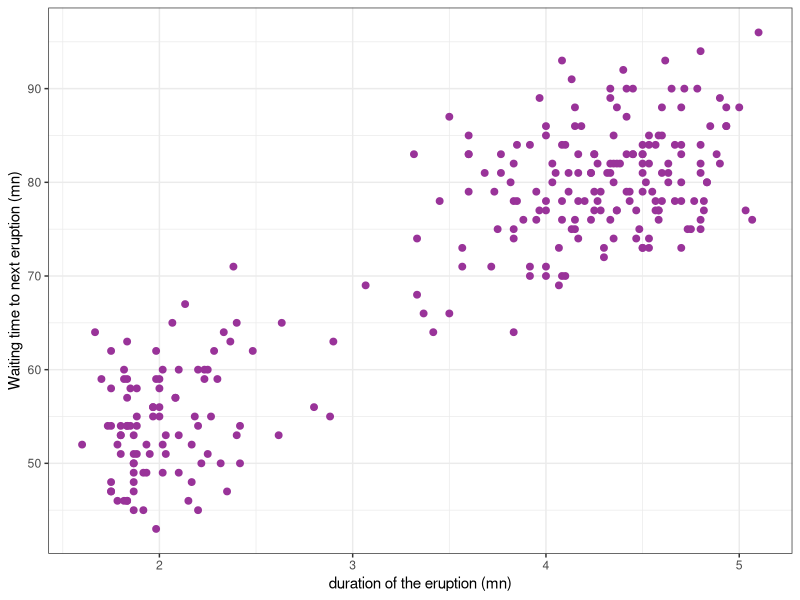
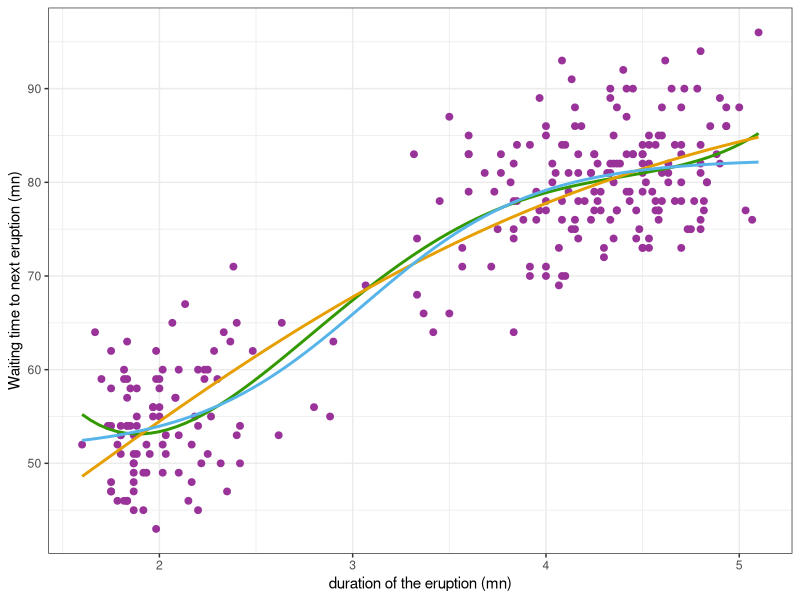
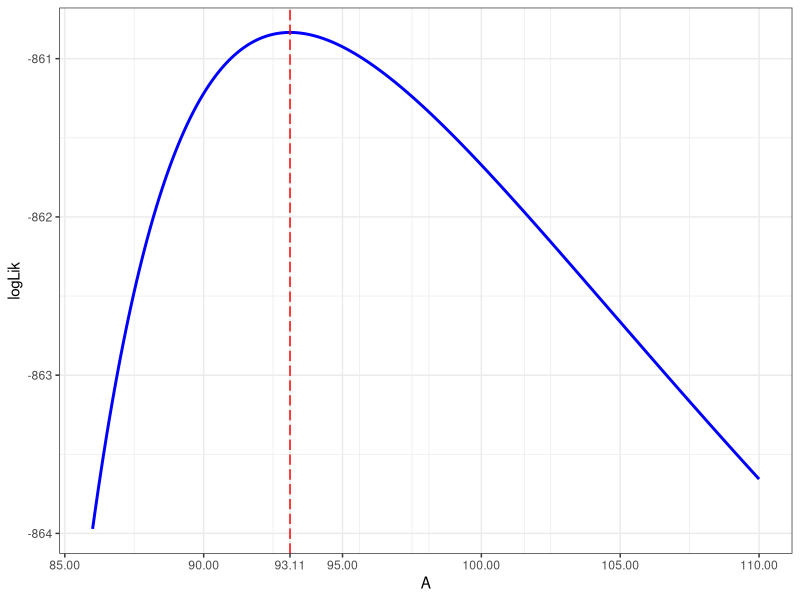
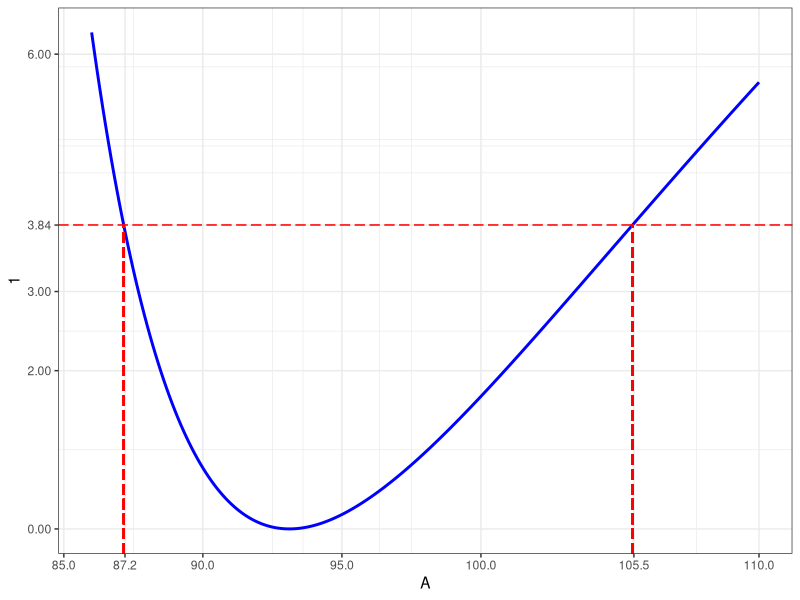
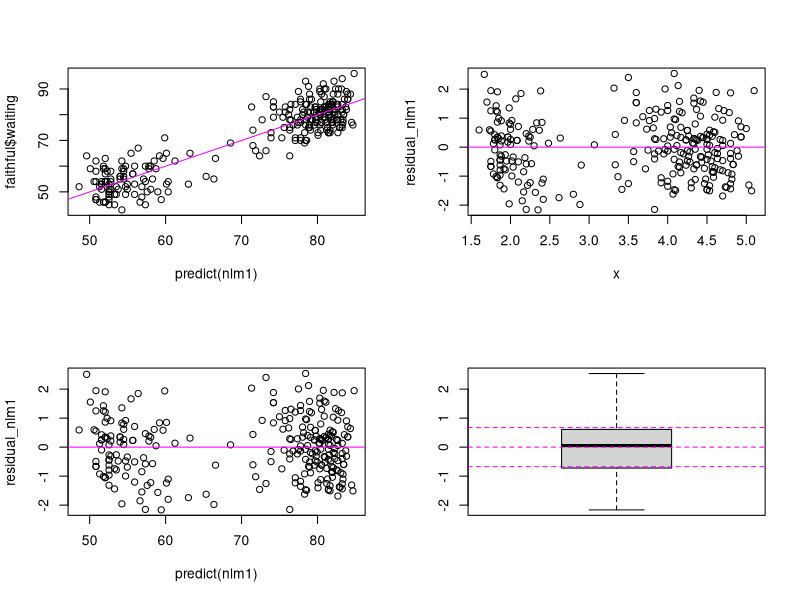
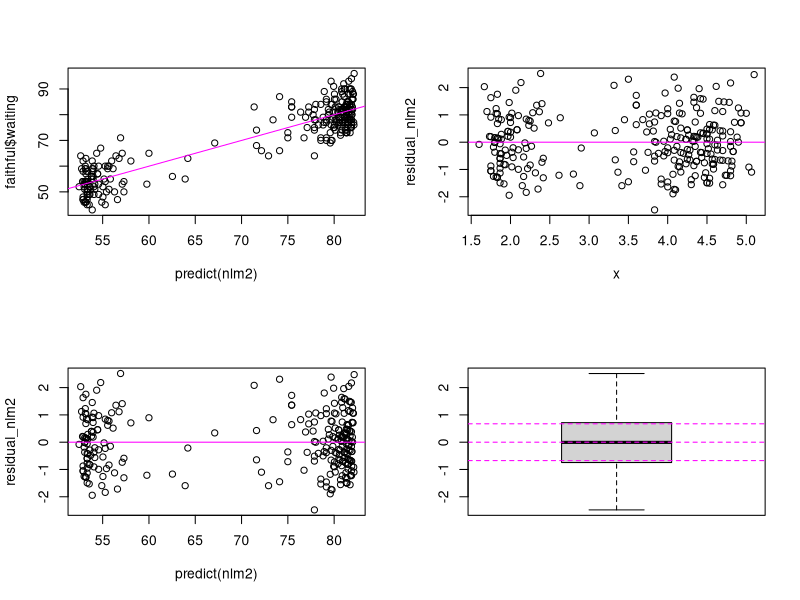
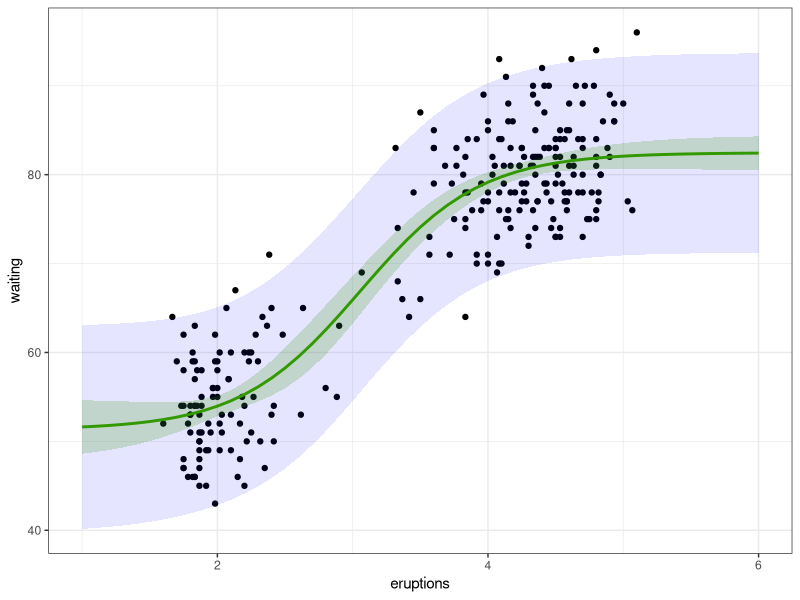
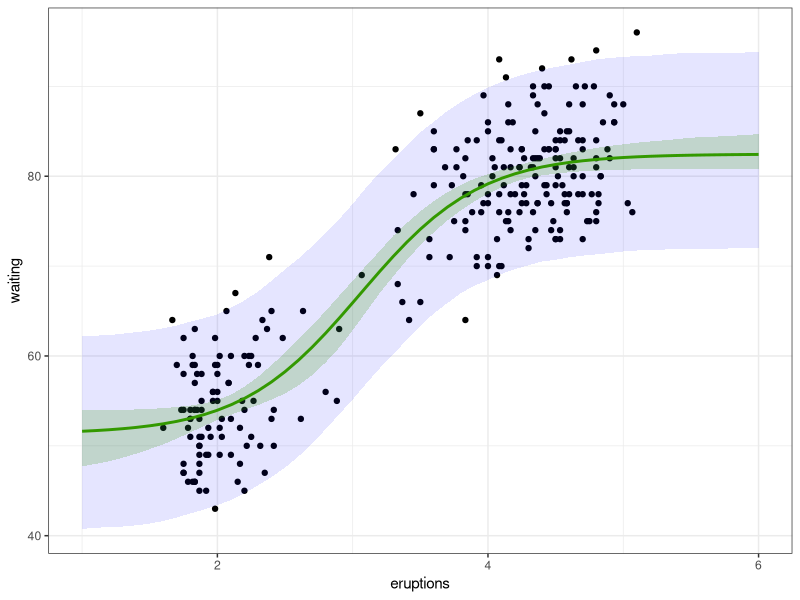

Reproduce these figures in R, in order.
## ---- chunk 1
library(tidyverse)
library(parallel)
theme_set(theme_bw())
## ---- chunk 2
#| code-fold: true
faithful_plot <- 
  faithful %>% 
  ggplot() + aes(x = eruptions, y = waiting) + 
  geom_point(size=2, colour="#993399") +
  ylab("Waiting time to next eruption (mn)") + xlab("duration of the eruption (mn)")
faithful_plot
## ---- chunk 3
poly4 <- lm(waiting ~poly(eruptions, 4), data = faithful)
## ---- chunk 4
#| code-fold: true
faithful_plot <- 
  faithful_plot + 
  geom_smooth(method = "lm", formula = y ~ poly(x, 4), se = FALSE, colour="#339900")
## ---- chunk 5
nlm1 <- nls(waiting ~  A / ( 1 + exp(- gamma * (eruptions -tau))), faithful, start = c(A=70, gamma=2, tau=1))
summary(nlm1)
## ---- chunk 6
nlm2 <- nls(waiting ~ (A-S) / ( 1 + exp(-gamma * (eruptions - tau)) ) + S, faithful, start = c(A=90, gamma=2, tau=2, S=50))
summary(nlm2)
## ---- chunk 7
faithful_plot <- faithful_plot + 
  geom_smooth(
    method  = "nls",  se = FALSE, color = "#E69F00",
    formula = y ~ A / ( 1 + exp(- gamma * (x-tau))), 
    method.args = list(start = c(A=70, gamma=2, tau=1))) +
  geom_smooth(
    method  = "nls",  se = FALSE, color = "#56B4E9", 
    formula = y ~ (A-S) / ( 1 + exp(-gamma * (x-tau)) ) + S, 
    method.args = list(start=c(A=90, gamma=2, tau=2, S=50))) 
faithful_plot
## ---- chunk 8
f_1  <- function(beta, x) {
  A <- beta[1]; gamma <- beta[2]; tau <- beta[3]
  A / ( 1 + exp(- gamma * (x-tau)))
}
## ---- chunk 9
rss_1 <- function(beta, x, y) sum( (y - f_1(beta, x) )^2 ) 
## ---- chunk 10
optim_nlm1 <- nlm(rss_1, c(A = 90, gamma = 2, tau = 2), faithful$eruptions, faithful$waiting)
beta_hat <- setNames(optim_nlm1$estimate, names(coef(nlm1)))
beta_hat
## ---- chunk 11
n  <- nrow(faithful)
p  <- length(beta_hat)
df <- (n - p)
sigma_hat <- sqrt(rss_1(beta_hat, faithful$eruptions, faithful$waiting)/df)
sigma_hat
## ---- chunk 12
sigma_hat_ML <- sqrt(rss_1(beta_hat, faithful$eruptions, faithful$waiting) / n)
sigma_hat_ML
## ---- chunk 13
vcov(nlm1)
## ---- chunk 14
sqrt(diag(vcov(nlm1)))
## ---- chunk 15
hx <- deriv(
  expr    = y ~ A / ( 1 + exp(- gamma * (x - tau))), 
  namevec = c("A", "gamma", "tau"), 
  function.arg = function(A, gamma, tau, x) { }
) 
fr <- hx(beta_hat[1], beta_hat[2], beta_hat[3], faithful$eruptions)
G  <- attr(fr, "gradient")
z  <- faithful$waiting - f_1(beta_hat, faithful$eruptions) + G %*% beta_hat
solve(crossprod(G)) %*% crossprod(G,z)
## ---- chunk 16
V_lin <- sigma_hat^2*solve(t(G)%*%G)
V_lin
## ---- chunk 17
se_lin <- sqrt(diag(V_lin))
se_lin
## ---- chunk 18
optim_nlm1 <- nlm(rss_1, c(90, 2, 2), faithful$eruptions, faithful$waiting, hessian = "true")
H <- optim_nlm1$hessian
H
## ---- chunk 19
V_ml <- solve(H/(2*sigma_hat_ML^2))
V_ml
## ---- chunk 20
se_ml <- sqrt(diag(V_ml))
se_ml
## ---- chunk 21
sigma_hat/sqrt(2*n)
## ---- chunk 22
L <- 1000
y_hat_ref <- predict(nlm1)
beta_hat <- coef(nlm1)
x <- faithful$eruptions
betas_boot <- parallel::mclapply(1:L, function(b) {
  y_b <- y_hat_ref + sigma_hat * rnorm(length(y_hat_ref))
  coef(suppressWarnings(nls(y_b ~  f_1(beta, x), start = list(beta = beta_hat))))
}) %>% unlist() %>% matrix(ncol = L) %>% t()
V_mc <- cov(betas_boot)
V_mc
## ---- chunk 23
se_mc <- sqrt(diag(V_mc))
se_mc
## ---- chunk 24
apply(betas_boot, 2, sd)
## ---- chunk 25
summary(nlm1)$coefficient
## ---- chunk 26
t_stat  <- beta_hat/se_lin
p_value <- 2*(1 - pt(abs(t_stat), n-p))
cbind(beta_hat, se_lin, t_stat, p_value) %>% round(4)
## ---- chunk 27
level <- 0.95
alpha <- 1 - level
CI_linearized <- 
  cbind(
  beta_hat + qt(alpha/2, n-p) * se_lin,
  beta_hat + qt(1-alpha/2,n-p) * se_lin) %>% as.data.frame() %>%  
  setNames(c(paste0((1-level)/2*100,"%"),paste0((1+level)/2*100,"%")))
CI_linearized
## ---- chunk 28
CI_ML <- 
  cbind(
    beta_hat + qt(alpha/2,n-p) * se_ml,
    beta_hat + qt(1-alpha/2,n-p) * se_ml) %>% as.data.frame() %>%  
  setNames(c(paste0((1-level)/2*100,"%"),paste0((1+level)/2*100,"%")))
CI_ML
## ---- chunk 29
CI_bootstrap <- 
  apply(as.matrix(betas_boot), 2, quantile, probs = c(alpha/2, 1-alpha/2)) %>%
  t() %>% as.data.frame() %>% 
  setNames(c(paste0((1-level)/2*100,"%"),paste0((1+level)/2*100,"%")))
CI_bootstrap
## ---- chunk 30
rq <- qt(1-alpha/2,df)/qnorm(1-alpha/2)
beta_hat + rq*(CI_bootstrap - beta_hat)
## ---- chunk 31
CI_profiled <- confint(nlm1, level = level)
CI_profiled
## ---- chunk 32
f_1A <- function(gamma,tau,x,A){ f <-  A/(1+exp(-gamma*(x-tau))) ; return(f)}
values_A <- seq(86, 110, by = 0.1)
start    <- list(gamma = beta_hat[2], tau = beta_hat[3])
logLik_A <- map(values_A, ~
  nls(waiting ~  .x / ( 1 + exp(- gamma * (eruptions - tau))), faithful, start = start)
) %>% map(logLik) %>% map_dbl(as.numeric)
## ---- chunk 33
#| code-fold: true
data.frame(A = values_A, logLik = logLik_A) %>% 
ggplot() + aes(x = A, y = logLik) + geom_line(color="blue", size=1) + 
  geom_vline(xintercept = beta_hat[1], color="red", linetype = "longdash") + 
  scale_x_continuous(breaks = c(seq(85,110, by = 5), round(beta_hat[[1]],2)),"A")
## ---- chunk 34
qlevel <- qchisq(level,1)

lp_A <- function(A, qlevel) {
  nlm1_A <- nls(waiting ~  A / ( 1 + exp(- gamma * (eruptions - tau))), faithful, 
      start = list(gamma = beta_hat[2], tau = beta_hat[3]))
  res <- as.numeric(2*(logLik(nlm1) - logLik(nlm1_A) ) - qlevel) 
  res
}

c1_A <- uniroot(lp_A, c(80,  beta_hat[1]), qlevel)$root
c2_A <- uniroot(lp_A, c(beta_hat[1], 110), qlevel)$root
## ---- chunk 35
#| code-fold: true
dlogLik_A <- 2*(as.numeric(logLik(nlm1)) - logLik_A)
data.frame(A = values_A, dlogLik = dlogLik_A) %>% 
  ggplot() + geom_line(aes(values_A,dlogLik), size=1, color="blue") + 
  geom_hline(yintercept=qlevel, color="red", linetype = "longdash") +
  geom_segment(aes(x = c1_A, xend = c1_A, y=-Inf, yend=qlevel),  color="red", linetype = "longdash")  +
  geom_segment(aes(x = c2_A, xend = c2_A, y=-Inf, yend=qlevel),  color="red", linetype = "longdash")  +
  scale_y_continuous(breaks = c(0,2,3,6,round(qlevel,2)),1) +
  scale_x_continuous(breaks = c(seq(85,100,by=5),round(c1_A,1),round(c2_A,1), 110),"A") 
## ---- chunk 36

lp_gamma <- function(gamma) {
  nlm1_gamma <- nls(waiting ~  A/(1 + exp(-gamma*(eruptions-tau))), faithful,
                    start = list(A=beta_hat[1],tau=beta_hat[3]))
  as.numeric(2*(logLik(nlm1) - logLik(nlm1_gamma) ) - qlevel)
}
c1_gamma <- uniroot(lp_gamma, lower = 0.40, upper = beta_hat[2])$root
c2_gamma <- uniroot(lp_gamma, lower = beta_hat[2], upper=1)$root

lp_tau <- function(tau) {
  nlm1_tau <- nls(waiting ~ A/(1+exp(-gamma*(eruptions - tau))), faithful,
                  start=list(A=beta_hat[1],gamma=beta_hat[2]))
  as.numeric(2*(logLik(nlm1) - logLik(nlm1_tau) ) - qlevel)
}
c1_tau <- uniroot(lp_tau, lower=1.25, upper=beta_hat[3])$root
c2_tau <- uniroot(lp_tau, lower=beta_hat[3], upper=2.25)$root

CI_profiled_custom <- 
  rbind(A = c(c1_A , c2_A), gamma = c(c1_gamma, c2_gamma), tau = c(c1_tau, c2_tau)) %>% 
  as.data.frame() %>% 
  setNames(c(paste0((1-level)/2*100,"%"),paste0((1+level)/2*100,"%")))
CI_profiled_custom
## ---- chunk 37
qlevel <- qt(1-alpha/2,df)^2
c1R_A <- uniroot(lp_A, c(80,  beta_hat[1]), qlevel)$root
c2R_A <- uniroot(lp_A, c(beta_hat[1], 110), qlevel)$root
c(c1R_A, c2R_A)
## ---- chunk 38
#| code-fold: true
## unfortunately, no plotting function is defined for 'nls' object
residual_nlm1 <- resid(nlm1)/sd(resid(nlm1))
par(mfrow=c(2,2))
plot(predict(nlm1), faithful$waiting)
abline(a=0, b=1, lty=1, col="magenta")
plot(x, residual_nlm1)
abline(a=0, b=0, lty=1, col="magenta")
plot(predict(nlm1), residual_nlm1)
abline(a=0, b=0, lty=1, col="magenta")
boxplot(residual_nlm1)
abline(a=0, b=0, lty=2, col="magenta")
abline(a=qnorm(0.25), b=0, lty=2, col="magenta")
abline(a=qnorm(0.75), b=0, lty=2, col="magenta")
## ---- chunk 39
#| code-fold: true
residual_nlm2 <- resid(nlm2)/sd(resid(nlm2))
par(mfrow=c(2,2))
plot(predict(nlm2), faithful$waiting)
abline(a=0, b=1, lty=1, col="magenta")
plot(x, residual_nlm2)
abline(a=0, b=0, lty=1, col="magenta")
plot(predict(nlm2), residual_nlm2)
abline(a=0, b=0, lty=1, col="magenta")
boxplot(residual_nlm2)
abline(a=0, b=0, lty=2, col="magenta")
abline(a=qnorm(0.25), b=0, lty=2, col="magenta")
abline(a=qnorm(0.75), b=0, lty=2, col="magenta")
## ---- chunk 40
anova(nlm1, nlm2)
## ---- chunk 41
RSS1 <- sum(resid(nlm1)^2)
RSS2 <- sum(resid(nlm2)^2)
p1   <- length(coef(nlm1))
p2   <- length(coef(nlm2))
F.stat <- ( (RSS1-RSS2)/(p2-p1) ) / ( RSS2/(n-p2) )
c(RSS2, RSS1 - RSS2, F.stat, 1-pf(F.stat, p2-p1, n-p2))
## ---- chunk 42
c(RSS1-RSS2, sum((predict(nlm1)-predict(nlm2))^2))
## ---- chunk 43
summary(nlm2)$coefficients
## ---- chunk 44
as.matrix(AIC(nlm1, nlm2))
as.matrix(BIC(nlm1, nlm2))
## ---- chunk 45
f_prime <- deriv(y ~ (A-S)/(1+exp(-gamma*(x-tau))) + S, c("A", "gamma", "tau", "S"), function(A, gamma, tau, S, x){} ) 
x_new <- seq(1, 6, by=0.1)
beta_hat <- coef(nlm2)
f_new    <- f_prime(beta_hat[1], beta_hat[2], beta_hat[3], beta_hat[4], x_new)
grad_new <- attr(f_new, "gradient")
GS <- rowSums((grad_new %*% vcov(nlm2)) * grad_new)
## ---- chunk 46
alpha <- 0.05
delta_f <- sqrt(GS) * qt(1-alpha/2,  n - length(beta_hat))
df_delta <- data.frame(
  x = x_new, 
  f = f_new, 
  lwr_conf = f_new - delta_f, 
  upr_conf = f_new + delta_f
  )
## ---- chunk 47
delta_y    <- sqrt(GS + sigma(nlm2)^2)*qt(1-alpha/2,df)
df_delta[c("lwr_pred","upr_pred")] <- cbind(f_new - delta_y,f_new + delta_y)
## ---- chunk 48
#| code-fold: true
ggplot(faithful)  + geom_point(aes(x = eruptions, y = waiting)) +
   geom_ribbon(data=df_delta, aes(x=x_new, ymin=lwr_pred, ymax=upr_pred), alpha=0.1, fill="blue") + 
  geom_ribbon(data=df_delta, aes(x=x_new, ymin=lwr_conf, ymax=upr_conf), alpha=0.2, fill="#339900") +   geom_line(data=df_delta, aes(x=x_new, y=f_new), colour="#339900", size=1)
## ---- chunk 49
f_hat <- function(beta, x){ beta[4] + (beta[1]-beta[4])/(1+exp(-beta[2]*(x-beta[3]))) }
beta_hat  <- coef(nlm2)
y_hat_ref <- f_hat(beta_hat, x)
df_mc <- data.frame( x =x_new, f = f_new)

res <- parallel::mclapply(1:1000, function(b) {
  y_b <- y_hat_ref + sigma(nlm2) * rnorm(n)
  nlm2_b <- nls(y_b ~ f_hat(beta, x), start = list(beta = beta_hat))
  f_b <- predict(nlm2_b, newdata = df_mc)
  list(f_hat = f_b, y_hat = f_b + rnorm(1, 0, sigma(nlm2)))
})

df_mc[c("lwr_conf","upr_conf")] <- 
  map(res, "f_hat") %>% reduce(rbind) %>% 
  apply(2, quantile, c(alpha/2,1-alpha/2)) %>% t()
df_mc[c("lwr_pred","upr_pred")] <-
  map(res, "y_hat") %>% reduce(rbind) %>% 
  apply(2, quantile, c(alpha/2,1-alpha/2)) %>% t()
## removing bias
df_mc[,(3:6)] <- f_new + rq*(df_mc[,(3:6)] - f_new)
## ---- chunk 50
#| code-fold: true
ggplot(faithful)  + geom_point(aes(x = eruptions, y = waiting)) +
   geom_ribbon(data=df_mc, aes(x=x_new, ymin=lwr_pred, ymax=upr_pred), alpha=0.1, fill="blue") + 
  geom_ribbon(data=df_mc, aes(x=x_new, ymin=lwr_conf, ymax=upr_conf), alpha=0.2, fill="#339900") +   
  geom_line(data=df_mc, aes(x=x_new, y=f_new), colour="#339900", size=1)
